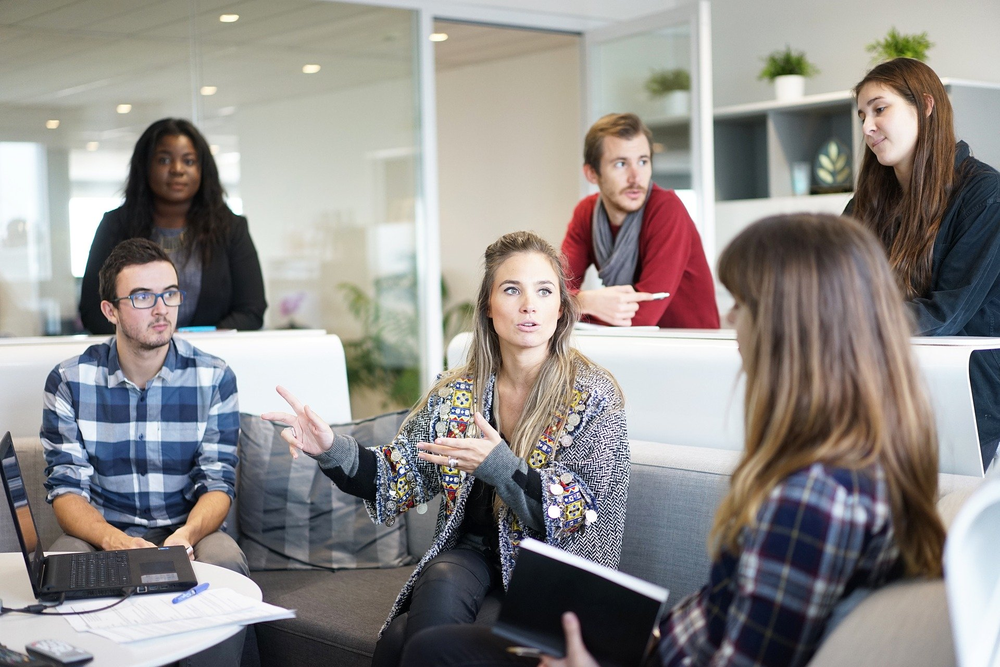
#> input picture imagem_01.png, 1000 x 667 px, shrunk from 1920 x 1280 before the run, found by its file name
$ python face_identification.py
#> lines starting #> are read from the running program, lines starting #| are printed output that depends on the picture; after the words box and inside, x2 and y2 are one past the last pixel; in counts of white or black regions, pixels touching at a corner belong together
from typing import Any
import cv2
from matplotlib.scale import scale_factory #OpenCV

image = cv2.imread('D:\PYTHON\AULAS\curso_python_a_z\computer_vision\computer_vision\imagem_01.png', cv2.IMREAD_COLOR)
#> image is the input picture: shape (667, 1000, 3); mean B, G, R 136.9, 139, 142.8

cv2.imshow('image', image)
cv2.waitKey(0)
print(image.shape)
#| (667, 1000, 3)

face_detector = cv2.CascadeClassifier('D:\PYTHON\AULAS\curso_python_a_z\computer_vision\computer_vision\haarcascade_frontalface_default.xml')

image_gray = cv2.cvtColor(image, cv2.COLOR_BGR2GRAY)
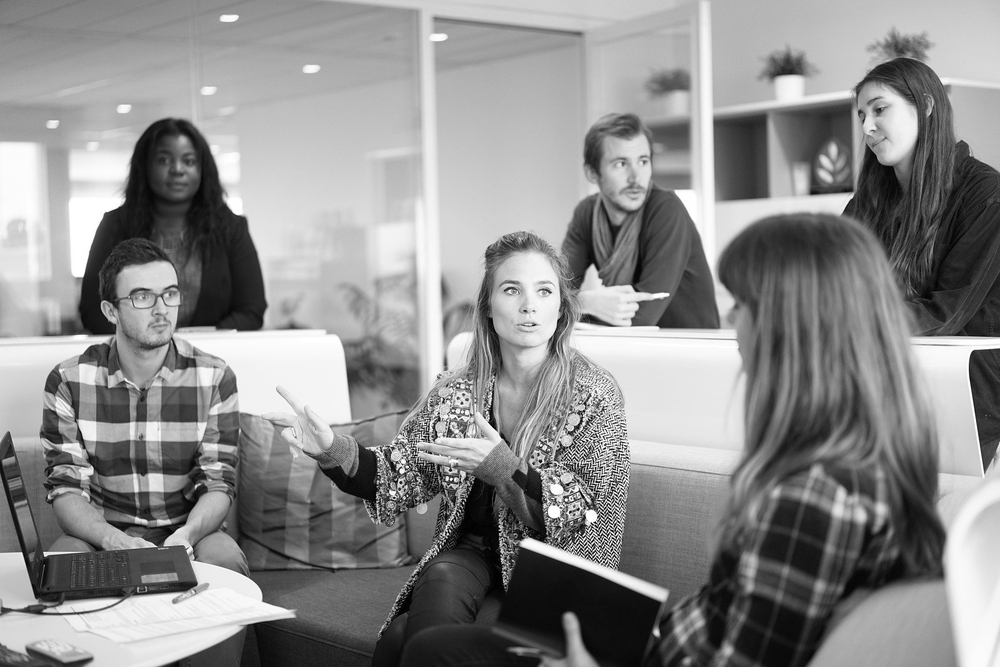
#> image_gray: shape (667, 1000); min 0, max 255, mean 139.9

cv2.imshow('image_gray', image_gray)
cv2.waitKey(0)

detector = face_detector.detectMultiScale(image_gray, scaleFactor=1.3, minSize=(30,30))
#> detector = [[147, 137, 60, 60], [598, 137, 68, 68], [483, 256, 89, 89], [119, 265, 76, 76]]
print(detector)
#| [[147 137  60  60]
#|  [598 137  68  68]
#|  [483 256  89  89]
#|  [119 265  76  76]]

#show number of faces detected
print('Number of faces detected: ', len(detector))
#| Number of faces detected:  4


for (x,y,l,a) in detector:

    #print(x,y,l,a)
    cv2.rectangle(image, (x,y), (x + l, y + a), (0,255,0), 2)
#> this loop made 4 passes
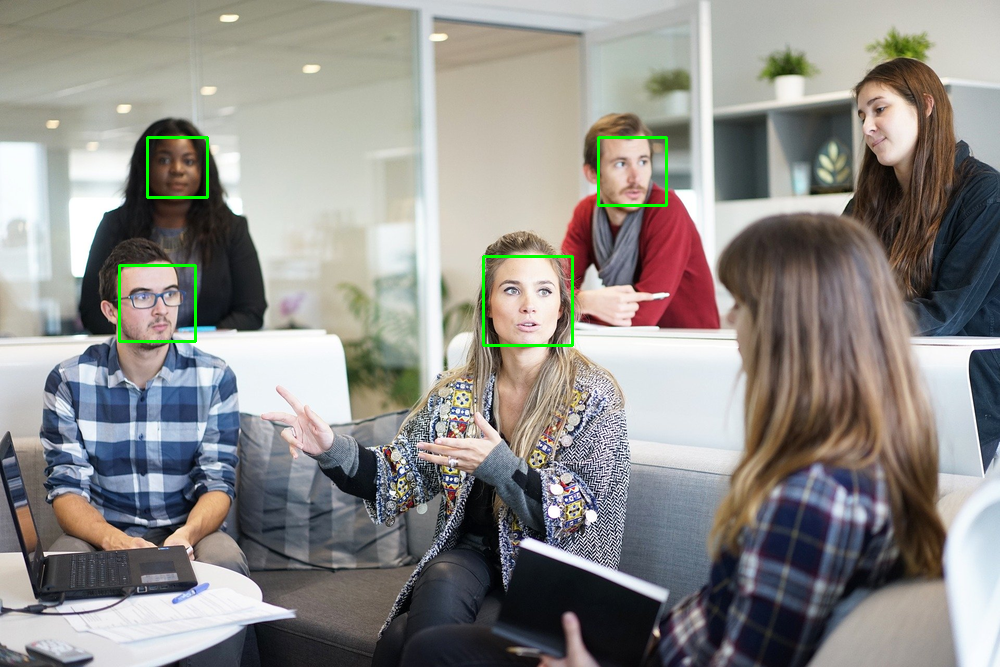
#> image: shape (667, 1000, 3); 0.52% of pixels changed, all inside (x1, y1, x2, y2) = (118, 136, 668, 347)

cv2.imshow('image_detector',image)

cv2.waitKey(0)

#----------------------
##detecting people body
#----------------------

body_image = cv2.imread('D:\PYTHON\AULAS\curso_python_a_z\computer_vision\computer_vision\pessoas.jpg', cv2.IMREAD_COLOR)
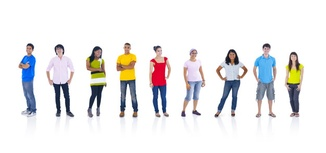
#> input picture pessoas.jpg, 326 x 153 px, shrunk from 626 x 294 before the run, found by its file name
#> body_image is the input picture: shape (153, 326, 3); mean B, G, R 234.2, 233.9, 234.8

cv2.imshow('body_image', body_image)
cv2.waitKey(0)
print(body_image.shape)
#| (153, 326, 3)

body_detector = cv2.CascadeClassifier('D:/PYTHON/AULAS/curso_python_a_z/computer_vision/computer_vision/fullbody.xml')
body_image_gray = cv2.cvtColor(body_image, cv2.COLOR_BGR2GRAY)
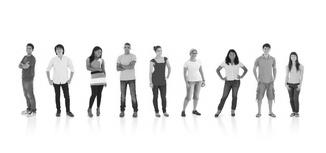
#> body_image_gray: shape (153, 326); min 13, max 255, mean 234.2

cv2.imshow('body_image_gray', body_image_gray)
cv2.waitKey(0)

detector_body = body_detector.detectMultiScale(body_image_gray, scaleFactor=1.1, minSize=(50,50))
#> detector_body = [[101, 25, 53, 106], [236, 21, 54, 109]]
print(len(detector_body))
#| 2

#show number of bodies detected
print('Numbers of bodies detected: ', len(detector_body))
#| Numbers of bodies detected:  2

for (x,y,l,a) in detector_body:

    cv2.rectangle(body_image, (x,y), (x+l, y+a), (0,255,0), 2)
#> this loop made 2 passes
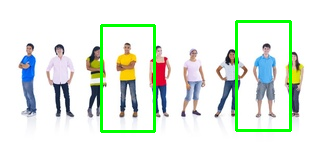
#> body_image: shape (153, 326, 3); 3.86% of pixels changed, all inside (x1, y1, x2, y2) = (100, 20, 292, 133)

cv2.imshow('body_image_detector', body_image)
cv2.waitKey(0)
